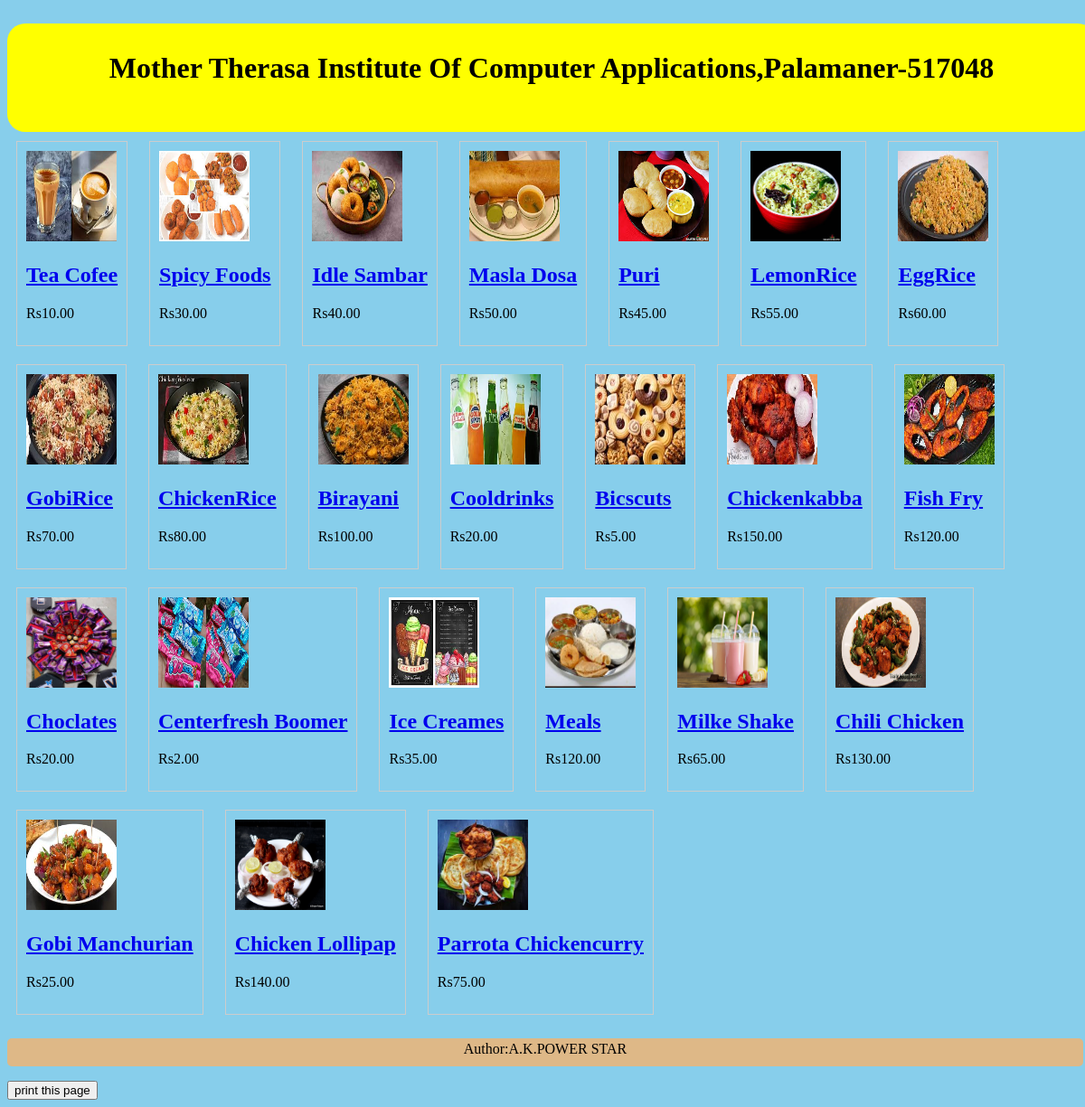
The page / on the database its author committed.
### catalog/models.py (models this page shows, shortened)
class Product(models.Model):
    name = models.CharField(max_length=100)
    description = models.TextField()
    price = models.DecimalField(max_digits=8, decimal_places=2)
    image = models.ImageField(upload_to='products/', blank=True, null=True)

### catalog/views.py (the view)
# urls.py: path('', views.product_list, name='product_list'),
def product_list(request):
    ob_products = Product.objects.all()
    return render(request, 'product_list.html', {'products': ob_products})

### catalog/templates/product_list.html (shortened to what this page needs)
<!DOCTYPE html>
<html>
<head>
</head>
<body bgcolor="skyblue"><br/>
   <div class="v">
    <h1>Mother Therasa Institute Of Computer Applications,Palamaner-517048</h1>
</div>
    {% for product in products %}
        <div class="product">
            {% if product.image %}
                <img src="{{ product.image.url }}" alt="{{ product.name }}">
            {% endif %}
            <h2><a href="{% url 'product_detail' product.pk %}">{{ product.name }}</a></h2>
            <p>Rs{{ product.price }}</p>
        </div>
    {% endfor %}
    <div class="s"><p>Author:A.K.POWER STAR</p></div>
    <button onclick="window.print()" class="no-print">print this page</button>
</body>
</html>

### catalog/templates/product_list.html (style rules this page uses)
img { max-width: 150px; height: 100px; width: 100px; }
.product { border: 1px solid #ccc; padding: 10px; margin: 10px; display: inline-block; }
.s { text-align: center; }
.s p { width: 100%; height: 25px; background:burlywood; border-radius: 5px; padding: 3px; }
.v h1 { text-align: center; }
.v { width: 100%; height: 100px; background: yellow; border-radius: 20px; padding: 10px; }

### rows shown on the page
Product: image (picture), name "Tea Cofee", price "10.00"
Product: image (picture), name "Spicy Foods", price "30.00"
Product: image (picture), name "Idle Sambar", price "40.00"
Product: image (picture), name "Masla Dosa", price "50.00"
Product: image (picture), name "Puri", price "45.00"
Product: image (picture), name "LemonRice", price "55.00"
Product: image (picture), name "EggRice", price "60.00"
Product: image (picture), name "GobiRice", price "70.00"
Product: image (picture), name "ChickenRice", price "80.00"
Product: image (picture), name "Birayani", price "100.00"
Product: image (picture), name "Cooldrinks", price "20.00"
Product: image (picture), name "Bicscuts", price "5.00"
Product: image (picture), name "Chickenkabba", price "150.00"
Product: image (picture), name "Fish Fry", price "120.00"
Product: image (picture), name "Choclates", price "20.00"
Product: image (picture), name "Centerfresh Boomer", price "2.00"
Product: image (picture), name "Ice Creames", price "35.00"
Product: image (picture), name "Meals", price "120.00"
Product: image (picture), name "Milke Shake", price "65.00"
Product: image (picture), name "Chili Chicken", price "130.00"
Product: image (picture), name "Gobi Manchurian", price "25.00"
Product: image (picture), name "Chicken Lollipap", price "140.00"
Product: image (picture), name "Parrota Chickencurry", price "75.00"
